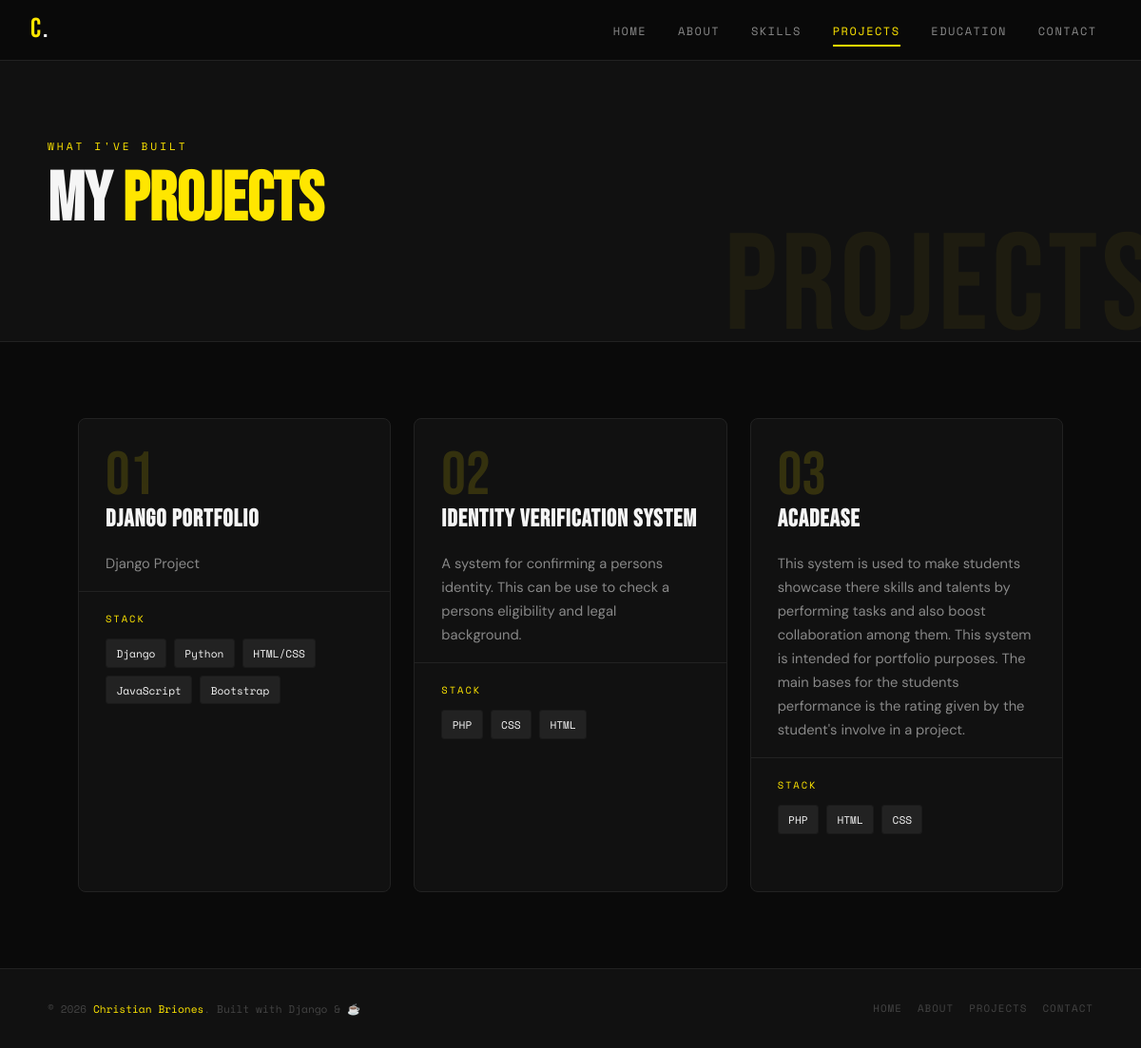
/projects/, run on the app's committed database.
### briones_app/models.py (models this page shows, shortened)
class Profile(models.Model):
    full_name       = models.CharField(max_length=150)
    tagline         = models.CharField(max_length=255, help_text="Short headline shown below your name.")
    profile_photo   = models.ImageField(upload_to='profile/', blank=True, null=True)
    class Meta:
        verbose_name        = 'Profile'
        verbose_name_plural = 'Profile'

class Project(models.Model):
    title       = models.CharField(max_length=200)
    description = models.TextField()
    tools       = models.CharField(max_length=300,
                                   help_text="Comma-separated list of tools/technologies.")
    github_link = models.URLField(blank=True, null=True)
    live_link   = models.URLField(blank=True, null=True)
    image       = models.ImageField(upload_to='projects/', blank=True, null=True)
    order       = models.PositiveIntegerField(default=0)
    created_at  = models.DateTimeField(auto_now_add=True)
    class Meta:
        ordering = ['order', '-created_at']
    def tools_list(self):
        return [t.strip() for t in self.tools.split(',')]

### briones_app/views.py (the view)
# urls.py: path('projects/', views.projects, name='projects'),
def projects(request):
    context = {
        'owner': get_profile(),
        'projects': Project.objects.all().order_by('order'),
    }
    return render(request, 'briones_app/projects.html', context)

### briones_app/views.py (called while the page is built)
def get_profile():
    return Profile.objects.first()

### briones_app/templates/briones_app/projects.html (shortened to what this page needs)
{% extends 'briones_app/base.html' %}
{% block content %}
<div class="page-hero" data-title="PROJECTS">
  <div class="page-hero-inner">
    <p class="section-label">What I've built</p>
    <h1 class="section-title">My <span>Projects</span></h1>
  </div>
</div>
<div class="section">
  <div class="projects-grid">
    {% for project in projects %}
    <div class="project-card fade-up">
      <div class="project-card-header">
        <div class="project-number">0{{ forloop.counter }}</div>
        <h3 class="project-title">
          {% if project.title %}{{ project.title }}{% else %}{{ project }}{% endif %}
        </h3>
        <p class="project-desc">
          {% if project.description %}{{ project.description }}{% endif %}
        </p>
      </div>
      <div class="project-card-body">
        <p class="tools-label">Stack</p>
        <div class="tools-list">
          {% if project.tools_list %}
            {% for tool in project.tools_list %}
            <span class="tool-tag">{{ tool }}</span>
            {% endfor %}
          {% elif project.tools %}
            {% for tool in project.tools.split %}
            <span class="tool-tag">{{ tool|cut:"," }}</span>
            {% endfor %}
          {% endif %}
        </div>
      </div>
      <div class="project-card-footer">
      </div>
    </div>
    {% endfor %}
  </div>
</div>
{% endblock %}

### briones_app/templates/briones_app/base.html (shortened to what this page needs)
{% load static %}
<!DOCTYPE html>
<html lang="en">
<head>
</head>
<body>
  <nav class="navbar" id="navbar">
    <a href="{% url 'home' %}" class="nav-logo">{{ owner.full_name|slice:":1" }}<span>.</span></a>
    <ul class="nav-links">
      <li><a href="{% url 'home' %}">Home</a></li>
      <li><a href="{% url 'about' %}">About</a></li>
      <li><a href="{% url 'skills' %}">Skills</a></li>
      <li><a href="{% url 'projects' %}">Projects</a></li>
      <li><a href="{% url 'education' %}">Education</a></li>
      <li><a href="{% url 'contact' %}">Contact</a></li>
    </ul>
  </nav>
  <div class="page-content">
    {% block content %}{% endblock %}
  </div>
  <footer>
    <div class="footer-inner">
      <p class="footer-copy">© 2026 <span>{{ owner.full_name }}</span>. Built with Django &amp; ☕</p>
      <div class="footer-links">
        <a href="{% url 'home' %}">Home</a>
        <a href="{% url 'about' %}">About</a>
        <a href="{% url 'projects' %}">Projects</a>
        <a href="{% url 'contact' %}">Contact</a>
      </div>
    </div>
  </footer>
</body>
</html>

### data on the page
Profile: full_name "C", full_name "Christian Briones"
Project: title "Django Portfolio", description "Django Project", tools_list "Django" "Python" "HTML/CSS" "JavaScript" "Bootstrap"
Project: title "Identity Verification System", description "A system for confirming a persons identity. This can be use to check a persons eligibility and legal background.", tools_list "PHP" "CSS" "HTML"
Project: title "Acadease", description "This system is used to make students showcase there skills and talents by performing tasks and also boost collaboration among them. This system is intended for portfolio purposes. The main bases for the students performance is the rating given by the student's involve in a project.", tools_list "PHP" "HTML" "CSS"
